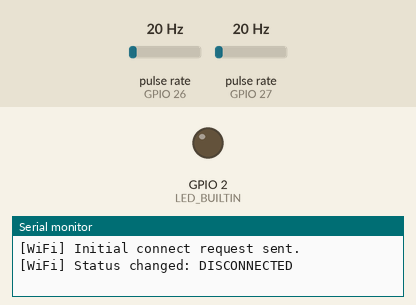
Bench run of a sketch on a simulated ESP32. Parts: output pins drawn as LEDs (lit = HIGH), the last lines printed to the serial monitor. Wiring (inferred from the names in the program): 2 × pulse sensor: data GPIO 26 / data GPIO 27. The test bench sets the inputs (shaded band); at power-on: pulse rate (sensors on GPIO 26, GPIO 27) 20 Hz. WiFi joins after 1.5 s; servers stay silent unless stated; uploads are accepted with an empty reply; the local clock reads 2024-03-15 10:24:30 at power-on unless the sketch sets it.

Above: at 0.4 s.
At 1.4 s:
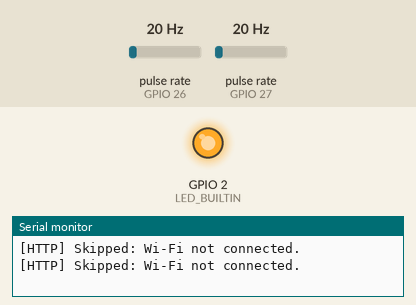
Timing chart, 0 to 2.9 s (numbered marks = the images above):
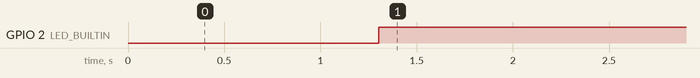

Measured:
- by itself, GPIO 2 (LED_BUILTIN): LOW → HIGH at 1.3 s

The sketch:

esp32-flow-http.ino
```cpp
/*
  ESP32 + 2x G1/2 Water Flow Sensors (YF-S201 style)
  Direct Wi-Fi HTTP posting to Laravel API.

  Wiring for 2 sensors:
  - Both sensor VCC wires can be split to the same 5V rail.
  - Both sensor GND wires must go to ESP32 GND (common ground).
  - Each sensor signal must use a separate GPIO pin.

  API endpoint expected:
  POST https://aquwatch.org/api/ingest/flow
*/

#include <WiFi.h>
#include <WiFiClientSecure.h>
#include <HTTPClient.h>
#include <time.h>

#define LED_BUILTIN 2
#define SENSOR_A_PIN 27
#define SENSOR_B_PIN 26

// Wi-Fi credentials
const char* WIFI_SSID = "Sanspenyu";
const char* WIFI_PASSWORD = "ayam1234";

// Laravel API settings
const char* API_URL = "https://aquwatch.org/api/ingest/flow";
const char* SENSOR_TOKEN = "aqw_1f8d7a9b3c4e6f2a91d0b7e5c3a8f6d4b2c9e1a7f3d5b8c0";
const char* SENSOR_A_ID = "flow-esp32-p27";
const char* SENSOR_B_ID = "flow-esp32-p26";

const uint32_t SAMPLE_INTERVAL_MS = 1000;
const uint32_t WIFI_RETRY_MS = 12000;
const uint32_t WIFI_CONNECT_GRACE_MS = 8000;
const float CALIBRATION_FACTOR = 4.5f; // pulses-per-second / 4.5 = L/min

volatile uint32_t pulseCountA = 0;
volatile uint32_t pulseCountB = 0;

uint32_t lastSampleMs = 0;
uint32_t lastWifiRetryMs = 0;
uint32_t wifiConnectStartedMs = 0;
float flowRateA_LMin = 0.0f;
float flowRateB_LMin = 0.0f;
float combinedFlowRateLMin = 0.0f;
uint32_t flowA_MilliLitres = 0;
uint32_t flowB_MilliLitres = 0;
uint64_t totalA_MilliLitres = 0;
uint64_t totalB_MilliLitres = 0;
uint64_t totalCombinedMilliLitres = 0;
wl_status_t lastWifiStatus = WL_IDLE_STATUS;

const char* wifiStatusText(wl_status_t status) {
  switch (status) {
    case WL_IDLE_STATUS: return "IDLE";
    case WL_NO_SSID_AVAIL: return "NO_SSID_AVAIL";
    case WL_SCAN_COMPLETED: return "SCAN_COMPLETED";
    case WL_CONNECTED: return "CONNECTED";
    case WL_CONNECT_FAILED: return "CONNECT_FAILED";
    case WL_CONNECTION_LOST: return "CONNECTION_LOST";
    case WL_DISCONNECTED: return "DISCONNECTED";
    default: return "UNKNOWN";
  }
}

void IRAM_ATTR pulseCounterA() {
  pulseCountA++;
}

void IRAM_ATTR pulseCounterB() {
  pulseCountB++;
}

void connectWifiIfNeeded() {
  wl_status_t status = WiFi.status();
  uint32_t now = millis();

  if (status != lastWifiStatus) {
    Serial.print("[WiFi] Status changed: ");
    Serial.println(wifiStatusText(status));
    lastWifiStatus = status;

    if (status == WL_CONNECTED) {
      Serial.print("[WiFi] Connected. IP: ");
      Serial.println(WiFi.localIP());
      Serial.print("[WiFi] RSSI: ");
      Serial.println(WiFi.RSSI());
      wifiConnectStartedMs = 0;
    }
  }

  if (status == WL_CONNECTED) {
    return;
  }

  if (wifiConnectStartedMs > 0 && (now - wifiConnectStartedMs) < WIFI_CONNECT_GRACE_MS) {
    return;
  }

  if (now - lastWifiRetryMs < WIFI_RETRY_MS) {
    return;
  }

  lastWifiRetryMs = now;
  wifiConnectStartedMs = now;

  Serial.print("[WiFi] Connecting to ");
  Serial.print(WIFI_SSID);
  Serial.print(" (state: ");
  Serial.print(wifiStatusText(status));
  Serial.println(")...");

  // Avoid force-disconnect loops; try reconnect first, then begin if needed.
  if (!WiFi.reconnect()) {
    WiFi.begin(WIFI_SSID, WIFI_PASSWORD);
  }
}

String iso8601UtcNow() {
  struct tm timeinfo;
  if (!getLocalTime(&timeinfo, 200)) {
    // Fallback: if NTP is not available, send an empty timestamp and let backend set it.
    return "";
  }

  char buffer[25];
  strftime(buffer, sizeof(buffer), "%Y-%m-%dT%H:%M:%SZ", &timeinfo);
  return String(buffer);
}

void postReading(const char* sensorId, float flowLpm, uint64_t totalMl) {
  if (WiFi.status() != WL_CONNECTED) {
    Serial.println("[HTTP] Skipped: Wi-Fi not connected.");
    return;
  }

  WiFiClientSecure client;
  client.setInsecure();

  HTTPClient http;
  http.setConnectTimeout(6000);
  http.setTimeout(6000);
  http.begin(client, API_URL);
  http.addHeader("Content-Type", "application/json");
  http.addHeader("Accept", "application/json");
  http.addHeader("X-Sensor-Token", SENSOR_TOKEN);

  String measuredAt = iso8601UtcNow();
  String body = "{";
  body += "\"sensor_id\":\"" + String(sensorId) + "\",";
  body += "\"flow_lpm\":" + String(flowLpm, 3) + ",";
  body += "\"total_ml\":" + String((unsigned long)totalMl);

  if (measuredAt.length() > 0) {
    body += ",\"measured_at\":\"" + measuredAt + "\"";
  }

  body += "}";

  int statusCode = http.POST(body);
  String response = http.getString();

  Serial.print("[HTTP] Status: ");
  Serial.print(statusCode);
  if (statusCode < 0) {
    Serial.print(" (");
    Serial.print(http.errorToString(statusCode));
    Serial.print(")");
  }
  Serial.print(" Response: ");
  Serial.println(response);

  http.end();
}

void setup() {
  Serial.begin(115200);
  delay(300);
  Serial.println("\n[Boot] ESP32 dual-flow sender starting...");
  Serial.print("[Boot] API URL: ");
  Serial.println(API_URL);

  pinMode(LED_BUILTIN, OUTPUT);
  pinMode(SENSOR_A_PIN, INPUT_PULLUP);
  pinMode(SENSOR_B_PIN, INPUT_PULLUP);

  pulseCountA = 0;
  pulseCountB = 0;
  lastSampleMs = millis();

  attachInterrupt(digitalPinToInterrupt(SENSOR_A_PIN), pulseCounterA, FALLING);
  attachInterrupt(digitalPinToInterrupt(SENSOR_B_PIN), pulseCounterB, FALLING);

  WiFi.mode(WIFI_STA);
  WiFi.setAutoReconnect(true);
  WiFi.setSleep(false);
  WiFi.begin(WIFI_SSID, WIFI_PASSWORD);
  Serial.println("[WiFi] Initial connect request sent.");

  // Optional NTP sync for measured_at timestamps.
  configTime(0, 0, "pool.ntp.org", "time.nist.gov");
}

void loop() {
  connectWifiIfNeeded();

  uint32_t now = millis();

  if (now - lastSampleMs >= SAMPLE_INTERVAL_MS) {
    uint32_t elapsedMs = now - lastSampleMs;
    lastSampleMs = now;

    noInterrupts();
    uint32_t pulsesA = pulseCountA;
    uint32_t pulsesB = pulseCountB;
    pulseCountA = 0;
    pulseCountB = 0;
    interrupts();

    float frequencyA = (pulsesA * 1000.0f) / elapsedMs;
    float frequencyB = (pulsesB * 1000.0f) / elapsedMs;
    flowRateA_LMin = frequencyA / CALIBRATION_FACTOR;
    flowRateB_LMin = frequencyB / CALIBRATION_FACTOR;
    combinedFlowRateLMin = flowRateA_LMin + flowRateB_LMin;

    float milliLitresA = (flowRateA_LMin / 60.0f) * 1000.0f * (elapsedMs / 1000.0f);
    float milliLitresB = (flowRateB_LMin / 60.0f) * 1000.0f * (elapsedMs / 1000.0f);
    flowA_MilliLitres = (uint32_t)(milliLitresA + 0.5f);
    flowB_MilliLitres = (uint32_t)(milliLitresB + 0.5f);
    totalA_MilliLitres += flowA_MilliLitres;
    totalB_MilliLitres += flowB_MilliLitres;
    totalCombinedMilliLitres = totalA_MilliLitres + totalB_MilliLitres;

    digitalWrite(LED_BUILTIN, (pulsesA > 0 || pulsesB > 0) ? HIGH : LOW);

    Serial.print("P27: ");
    Serial.print(flowRateA_LMin, 2);
    Serial.print(" L/min, P26: ");
    Serial.print(flowRateB_LMin, 2);
    Serial.print(" L/min, Combined: ");
    Serial.print(combinedFlowRateLMin, 2);
    Serial.print(" L/min, Total: ");
    Serial.print(totalCombinedMilliLitres);
    Serial.print(" mL / ");
    Serial.print(totalCombinedMilliLitres / 1000.0f, 3);
    Serial.println(" L");

    postReading(SENSOR_A_ID, flowRateA_LMin, totalA_MilliLitres);
    postReading(SENSOR_B_ID, flowRateB_LMin, totalB_MilliLitres);
  }
}
```
